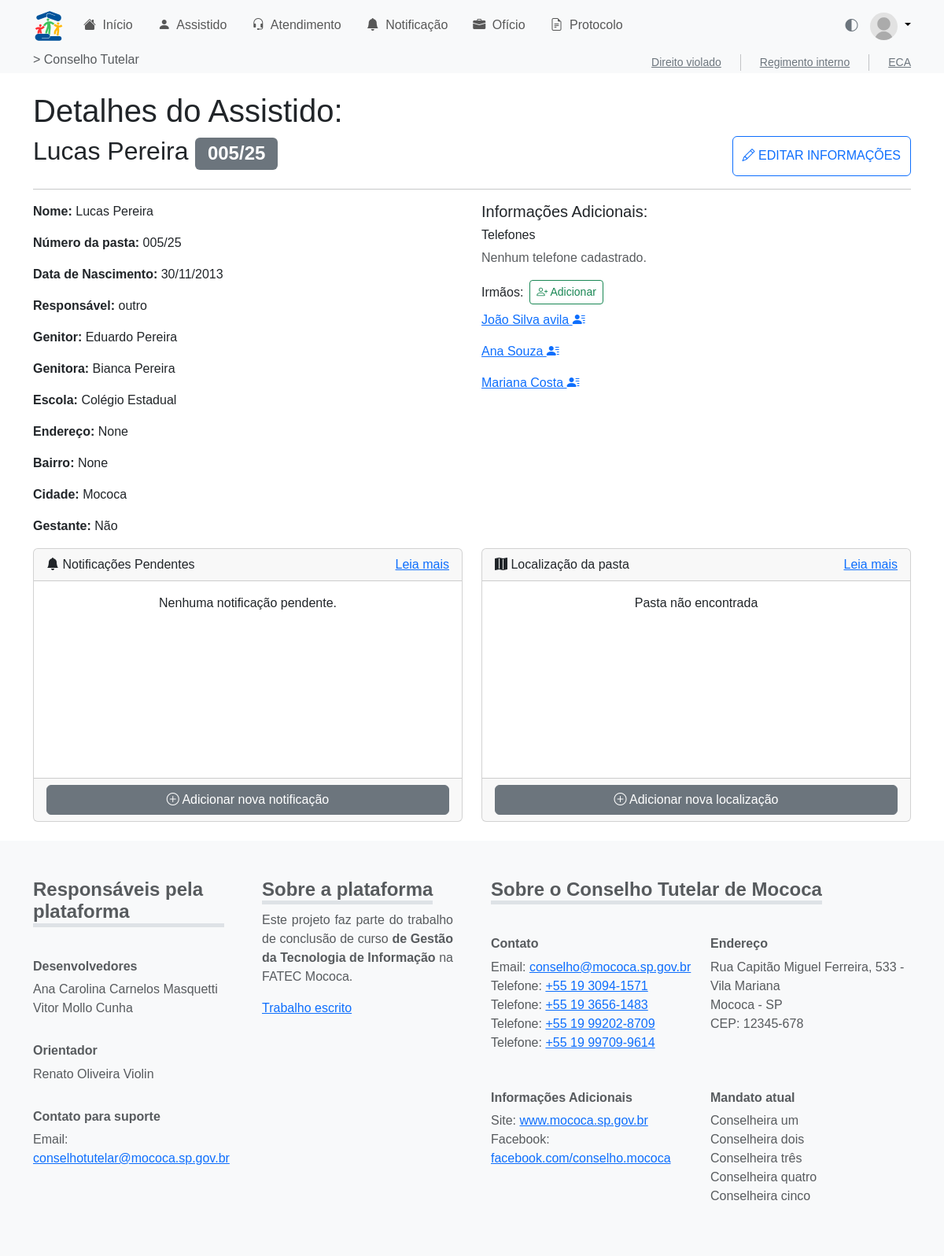
/assistido/detalhe/5/, run on the app's committed database.
### assistido/models.py (models this page shows, shortened)
class Assistido(models.Model):
    id_assist = models.AutoField(primary_key=True)
    nmcompleto_assist = models.CharField(max_length=255)
    numero_assist = models.CharField(max_length=50, blank=True, null=True)
    dn_assist = models.DateField()  # Data de nascimento
    nmgenitor_assist = models.CharField(max_length=255, blank=True, null=True)
    nmgenitora_assist = models.CharField(max_length=255, blank=True, null=True)
    DTCADASTRO = models.DateTimeField(auto_now_add=True, verbose_name='Data de Cadastro')
    TIPOS_RESPONSAVEL = [
        ("tio", "Tio"),
        ("tia", "Tia"),
        ("avo", "Avô/Avó"),
        ("primo", "Primo/Prima"),
        ("outro", "Outro"),
    ]
    nmresponsavel_assist = models.CharField(
        max_length=50, choices=TIPOS_RESPONSAVEL, default="outro"
    )
    outro_responsavel = models.CharField(
        max_length=255, blank=True, null=True,
        help_text="Preencher se o tipo do responsável for 'Outro'."
    )
    escola_assist = models.CharField(max_length=255, blank=True, null=True)
    rua_assist = models.CharField(max_length=255, blank=True, null=True)
    bairro_assist = models.CharField(max_length=100, blank=True, null=True)
    cidade_assist = models.CharField(max_length=100, blank=True, null=True)
    numerocasa_assist = models.CharField(max_length=20, blank=True, null=True)
    id_conselheiro = models.ForeignKey(
        Conselheiro,
        on_delete=models.SET_NULL,
        null=True,
        blank=True,
        related_name='assistidos'
    )
    gestante_assist = models.BooleanField(default=False)
    arquivomorto_assist = models.BooleanField(default=False)
    arquivado_assist = models.BooleanField(default=False)
    filaarquivomorto_assist = models.BooleanField(default=False)
    dtarquivomorto_assist = models.DateField(blank=True, null=True)

### assistido/views.py (the view)
# urls.py: path('detalhe/<int:id_assist>/', views.detalhe_assistido, name='detalhe'),
def detalhe_assistido(request, id_assist):
    import json
    assistido = get_object_or_404(Assistido, id_assist=id_assist)
    form = AddIrmaoForm(id_assist)
    assistidos_list = [
        {'id': a.id_assist, 'nome': a.nmcompleto_assist}
        for a in form.fields['irmao'].queryset
    ]
    assistidos_json = json.dumps(assistidos_list)
    from assistido.models import Irmaos
    irmaos_1 = Irmaos.objects.filter(id_assist_1=assistido).values_list('id_assist_2', flat=True)
    irmaos_2 = Irmaos.objects.filter(id_assist_2=assistido).values_list('id_assist_1', flat=True)
    irmaos_ids = set(irmaos_1).union(set(irmaos_2))
    irmaos_ids.discard(assistido.id_assist)
    irmaos = Assistido.objects.filter(id_assist__in=irmaos_ids)
    localizadores = assistido.localizadores.all().order_by('-dt_local')
    return render(request, 'assistido/detalhe.html', {
        'assistido': assistido,
        'form': form,
        'assistidos_json': assistidos_json,
        'irmaos': irmaos,
        'localizadores': localizadores
    })

### assistido/templates/assistido/detalhe.html (shortened to what this page needs)
{% extends 'base.html' %}
{% load assistido_extras %}
{% block content %}
<main class="container my-4">
    <h1>Detalhes do Assistido: </h1>
    <div class="d-flex w-100 justify-content-between align-content-center">
        <h2>{{ assistido.nmcompleto_assist }} <span class="badge text-bg-secondary">{{ assistido.numero_assist }}/{{ assistido.DTCADASTRO|date:'y' }}</span></h2>
        <button class="btn btn-outline-primary text-uppercase"> <i class="bi bi-pencil"></i> Editar Informações</button>
    </div>
    <hr>
    <div class="row">
        <div class="col-6">
            <p><strong>Nome:</strong> {{ assistido.nmcompleto_assist }}</p>
            <p><strong>Número da pasta:</strong> {{ assistido.numero_assist }}/{{ assistido.DTCADASTRO|date:'y' }}</p>
            <p><strong>Data de Nascimento:</strong> {{ assistido.dn_assist|date:'d/m/Y' }}</p>
            <p><strong>Responsável:</strong> {{ assistido.nmresponsavel_assist }}{% if assistido.nmresponsavel_assist == 'outro' and assistido.outro_responsavel %} - {{ assistido.outro_responsavel }}{% endif %}</p>
            <p><strong>Genitor:</strong> {{ assistido.nmgenitor_assist }}</p>
            <p><strong>Genitora:</strong> {{ assistido.nmgenitora_assist }}</p>
            <p><strong>Escola:</strong> {{ assistido.escola_assist }}</p>
            <p><strong>Endereço:</strong> {{ assistido.rua_assist }}{% if assistido.numerocasa_assist %}, {{assistido.numerocasa_assist }}{% endif %}</p>
            <p><strong>Bairro:</strong> {{ assistido.bairro_assist }}</p>
            <p><strong>Cidade:</strong> {{ assistido.cidade_assist }}</p>
            <p><strong>Gestante:</strong> {{ assistido.gestante_assist|yesno:'Sim,Não' }}</p>
        </div>
        <div class="col-6">
            <h5>Informações Adicionais:</h5>
            <h6>Telefones</h6>
            {% for tel in assistido.telefones.all %}
                <p>{{ tel.numero_telefone|format_telefone }}{% if tel.obs_telefone %} <small class="text-muted">- {{ tel.obs_telefone}}</small>{% endif %}</p>
                {% empty %}
                <p class="text-muted">Nenhum telefone cadastrado.</p>
            {% endfor %}
            <div class="d-flex align-items-center mb-2">
                    <h6 class="mb-0 me-2">Irmãos:</h6>
                    <button type="button" class="btn btn-sm btn-outline-success" data-bs-toggle="modal" data-bs-target="#addIrmaoModal">
                            <i class="bi bi-person-plus"></i> Adicionar
                    </button>
            </div>
            {% if irmaos %}
                {% for irmao in irmaos %}
                    <p>
                        <a href="{% url 'assistido:detalhe' irmao.id_assist %}" target="_blank">
                            {{ irmao.nmcompleto_assist }}
                            <i class="bi bi-person-lines-fill"></i>
                        </a>
                    </p>
                {% endfor %}
            {% else %}
                <p class="text-muted">Nenhum irmão cadastrado.</p>
            {% endif %}
        </div>
        <div class="col-6">
            <div class="card">
                <div class="card-header d-flex align-items-center justify-content-between">
                    <span class="me-2">
                        <i class="bi bi-bell-fill"></i>
                    Notificações Pendentes
                    </span>
                    <span>
                        <a href="">Leia mais</a>
                    </span>
                </div>
                <div class="card-body" style="height: 250px;">
                    <div class="w-100 h-100 overflow-auto">
                        {% if notificacoes %}
                            <ul class="list-group">
                                {% for not in notificacoes %}
                                    <li class="list-group-item">
                                        {{ not }}
                                    </li>
                                {% endfor %}
                            </ul>
                        {% else %}
                            <p class="text-center">Nenhuma notificação pendente.</p>
                        {% endif %}
                    </div>
                </div>
                <div class="card-footer">
                    <button type="button" class="btn btn-secondary w-100">
                        <i class="bi bi-plus-circle"></i> Adicionar nova notificação
                    </button>
                </div>
            </div>
        </div>
        <div class="col-6">
            <div class="card">
                <div class="card-header d-flex align-items-center justify-content-between">
                    <span class="me-2">
                        <i class="bi bi-map-fill"></i>
                    Localização da pasta
                    </span>
                    <span>
                        <a href="">Leia mais</a>
                    </span>
                </div>
                <div class="card-body" style="height: 250px;">
                    {% if localizadores %}
                        <div class="w-100 h-100 overflow-auto">
                            <table class="table table-hover">
                                <thead>
                                    <tr>
                                        <th>Data</th>
                                        <th>Localização</th>
                                    </tr>
                                </thead>
                                <tbody>
                                    {% for loc in localizadores %}
                                        <tr>
                                            <td>{{ loc.dt_local|date:'d/m/Y' }}</td>
                                            <td>{{ loc.destino_local }}</td>
                                        </tr>
                                    {% endfor %}
                                </tbody>
                            </table>
                        </div>
                    {% else %}
                        <div class="w-100 h-100 d-flex  justify-content-center">
                            <span>Pasta não encontrada</span>
                        </div>
                    {% endif %}
                </div>
                <div class="card-footer">
                    <button type="button" class="btn btn-secondary w-100" data-bs-toggle="modal" data-bs-target="#addLocalModal">
                        <i class="bi bi-plus-circle"></i> Adicionar nova localização
                    </button>
                </div>
            </div>
        </div>
    </div>
</main>
{% endblock %}

### static/css/main.css (style rules this page uses)
html,body { height: 100%; }

### static/css/custom.css (style rules this page uses)
:root { --bs-body-font-family: 'Nunito Sans', sans-serif !important; }
:root { --bs-primary: #00539b !important; --bs-primary-rgb: 0, 83, 155 !important; }
[data-bs-theme="light"] { --bs-primary: #00539b !important; --bs-body-bg: #ffffff; }

### data on the page
Assistido: nmcompleto_assist "Lucas Pereira", numero_assist "005", DTCADASTRO "25", dn_assist "30/11/2013", nmresponsavel_assist "outro", nmgenitor_assist "Eduardo Pereira", nmgenitora_assist "Bianca Pereira", escola_assist "Colégio Estadual", rua_assist "None", bairro_assist "None", cidade_assist "Mococa", gestante_assist "Não"
Assistido: nmcompleto_assist "João Silva avila"
Assistido: nmcompleto_assist "Ana Souza"
Assistido: nmcompleto_assist "Mariana Costa"
